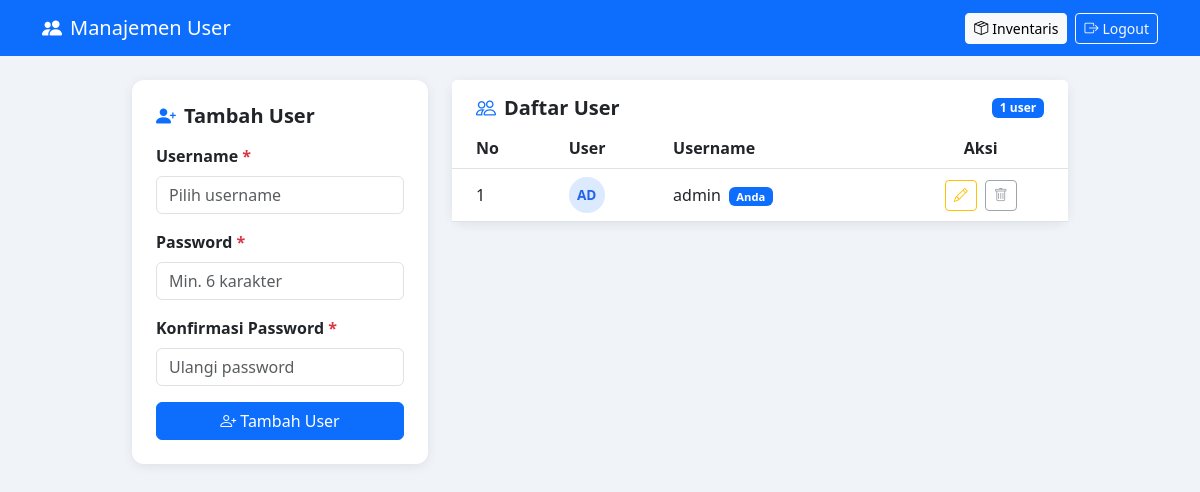
/users.php (signed in), run on the app's committed database.
### tables this page shows
CREATE TABLE IF NOT EXISTS users (
    id       INT AUTO_INCREMENT PRIMARY KEY,
    username VARCHAR(50) UNIQUE NOT NULL,
    password VARCHAR(255) NOT NULL
);

### users.php (the view, shortened to what this page needs)
<?php
require_once 'config.php';
$mode    = $_GET['mode'] ?? 'list';
$edit_id = isset($_GET['id']) ? (int)$_GET['id'] : 0;
$edit_data = ['username' => ''];
$users = $conn->query("SELECT id, username FROM users ORDER BY id ASC");
?>
<!DOCTYPE html>
<html lang="id">
<head>
    <link href="https://cdn.jsdelivr.net/npm/bootstrap@5.3.0/dist/css/bootstrap.min.css" rel="stylesheet">
    <link href="https://cdn.jsdelivr.net/npm/bootstrap-icons@1.10.5/font/bootstrap-icons.css" rel="stylesheet">
</head>
<body>
<nav class="navbar navbar-dark bg-primary mb-4">
    <div class="container">
        <span class="navbar-brand"><i class="bi bi-people-fill me-2"></i>Manajemen User</span>
        <div class="d-flex gap-2">
            <a href="index.php" class="btn btn-light btn-sm">
                <i class="bi bi-box-seam me-1"></i>Inventaris
            </a>
            <a href="logout.php" class="btn btn-outline-light btn-sm">
                <i class="bi bi-box-arrow-right me-1"></i>Logout
            </a>
        </div>
    </div>
</nav>
<div class="container" style="max-width: 960px;">
    <div class="row g-4">
        <div class="col-md-4">
            <div class="card p-4">
                <?php if ($mode === 'edit'): ?>
                <h5 class="fw-bold mb-3"><i class="bi bi-pencil-fill text-warning me-2"></i>Edit User</h5>
                <form method="POST">
                    <input type="hidden" name="action" value="edit">
                    <input type="hidden" name="edit_id" value="<?= $edit_id ?>">
                    <div class="mb-3">
                        <label class="form-label fw-semibold">Username <span class="text-danger">*</span></label>
                        <input type="text" name="username" class="form-control"
                               value="<?= htmlspecialchars($edit_data['username']) ?>" required>
                    </div>
                    <div class="mb-3">
                        <label class="form-label fw-semibold">Password Baru</label>
                        <input type="password" name="password" class="form-control" placeholder="Kosongkan jika tidak diubah">
                        <small class="text-muted">Min. 6 karakter</small>
                    </div>
                    <div class="mb-3">
                        <label class="form-label fw-semibold">Konfirmasi Password</label>
                        <input type="password" name="confirm_password" class="form-control" placeholder="Ulangi password baru">
                    </div>
                    <div class="d-flex gap-2">
                        <a href="users.php" class="btn btn-secondary flex-fill">Batal</a>
                        <button type="submit" class="btn btn-warning flex-fill">
                            <i class="bi bi-save me-1"></i>Update
                        </button>
                    </div>
                </form>
                <?php else: ?>
                <h5 class="fw-bold mb-3"><i class="bi bi-person-plus-fill text-primary me-2"></i>Tambah User</h5>
                <form method="POST">
                    <div class="mb-3">
                        <label class="form-label fw-semibold">Username <span class="text-danger">*</span></label>
                        <input type="text" name="username" class="form-control" placeholder="Pilih username" required>
                    </div>
                    <div class="mb-3">
                        <label class="form-label fw-semibold">Password <span class="text-danger">*</span></label>
                        <input type="password" name="password" class="form-control" placeholder="Min. 6 karakter" required>
                    </div>
                    <div class="mb-3">
                        <label class="form-label fw-semibold">Konfirmasi Password <span class="text-danger">*</span></label>
                        <input type="password" name="confirm_password" class="form-control" placeholder="Ulangi password" required>
                    </div>
                    <button type="submit" class="btn btn-primary w-100">
                        <i class="bi bi-person-plus me-1"></i>Tambah User
                    </button>
                </form>
                <?php endif; ?>
            </div>
        </div>
        <div class="col-md-8">
            <div class="card">
                <div class="card-header bg-white border-0 pt-3 px-4 d-flex justify-content-between align-items-center">
                    <h5 class="fw-bold mb-0"><i class="bi bi-people me-2 text-primary"></i>Daftar User</h5>
                    <span class="badge bg-primary"><?= $users->num_rows ?> user</span>
                </div>
                <div class="card-body p-0">
                    <div class="table-responsive">
                        <table class="table table-hover mb-0 align-middle">
                            <thead>
                                <tr>
                                    <th class="ps-4">No</th>
                                    <th>User</th>
                                    <th>Username</th>
                                    <th class="text-center">Aksi</th>
                                </tr>
                            </thead>
                            <tbody>
                                <?php $no = 1; while ($u = $users->fetch_assoc()): ?>
                                <tr>
                                    <td class="ps-4"><?= $no++ ?></td>
                                    <td>
                                        <span class="avatar"><?= strtoupper(substr($u['username'], 0, 2)) ?></span>
                                    </td>
                                    <td>
                                        <?= htmlspecialchars($u['username']) ?>
                                        <?php if ($u['id'] == $_SESSION['user_id']): ?>
                                        <span class="badge bg-primary badge-you ms-1">Anda</span>
                                        <?php endif; ?>
                                    </td>
                                    <td class="text-center">
                                        <a href="users.php?mode=edit&id=<?= $u['id'] ?>"
                                           class="btn btn-sm btn-outline-warning me-1" title="Edit">
                                            <i class="bi bi-pencil"></i>
                                        </a>
                                        <?php if ($u['id'] != $_SESSION['user_id']): ?>
                                        <a href="users.php?hapus=<?= $u['id'] ?>"
                                           class="btn btn-sm btn-outline-danger"
                                           onclick="return confirm('Yakin hapus user \'<?= htmlspecialchars($u['username']) ?>\'?')"
                                           title="Hapus">
                                            <i class="bi bi-trash"></i>
                                        </a>
                                        <?php else: ?>
                                        <button class="btn btn-sm btn-outline-secondary" disabled title="Tidak bisa hapus diri sendiri">
                                            <i class="bi bi-trash"></i>
                                        </button>
                                        <?php endif; ?>
                                    </td>
                                </tr>
                                <?php endwhile; ?>
                            </tbody>
                        </table>
                    </div>
                </div>
            </div>
        </div>
    </div>
</div>
</body>
</html>

### users.php (style rules this page uses)
body { background: #f0f4f8; }
.card { border: none; border-radius: 12px; box-shadow: 0 2px 12px rgba(0,0,0,.08); }
.table thead { background: #2563eb; color: #fff; }
.avatar { width: 36px; height: 36px; border-radius: 50%; background: #dbeafe; color: #2563eb; display: inline-flex; align-items: center; justify-content: center; font-weight: 700; font-size: .85rem; }
.badge-you { font-size: .7rem; }

### data on the page
users: username "AD", username "admin", shows "Anda"

### other printed values
$users->num_rows "1"
